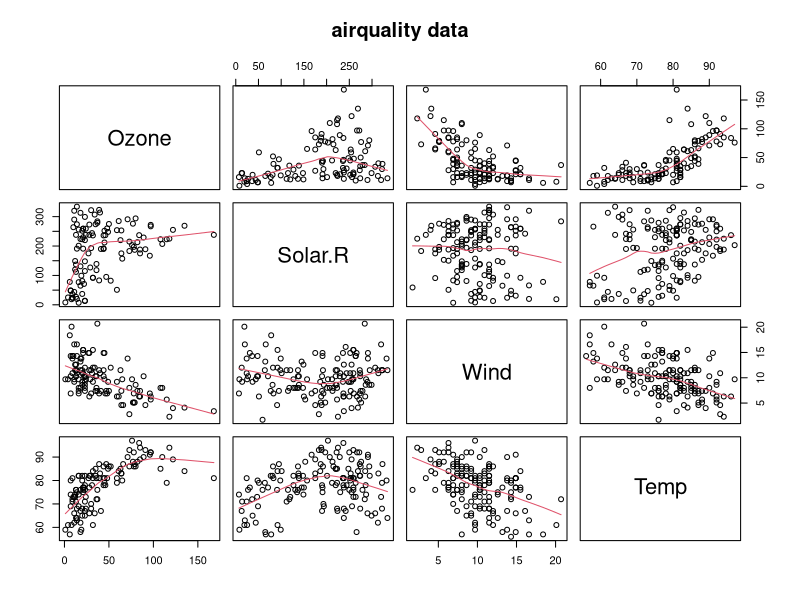
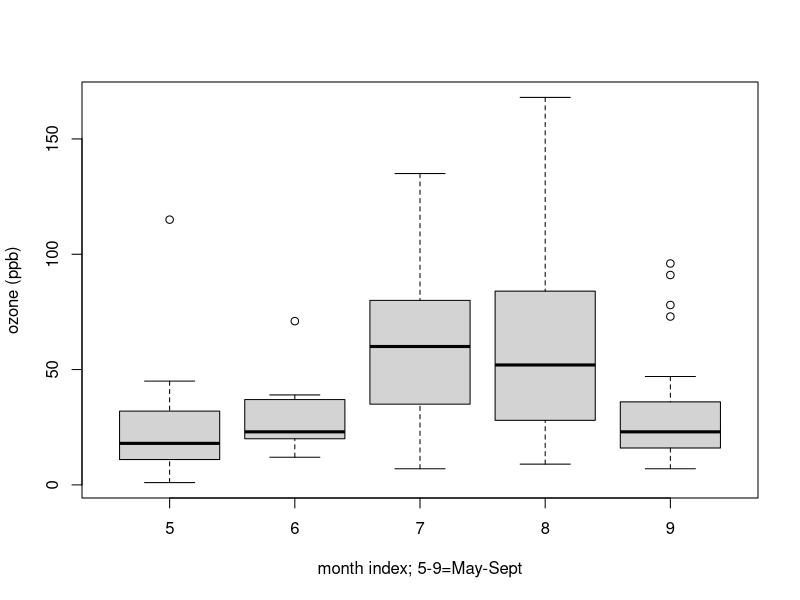
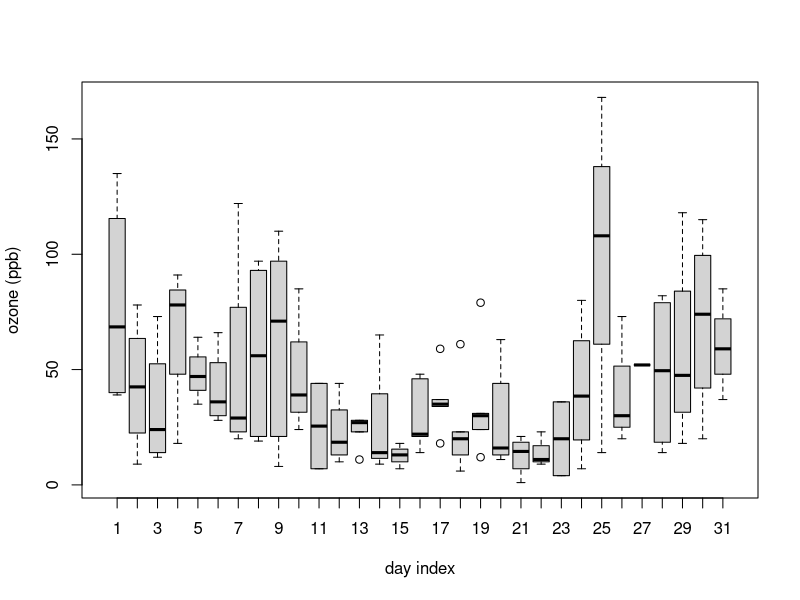
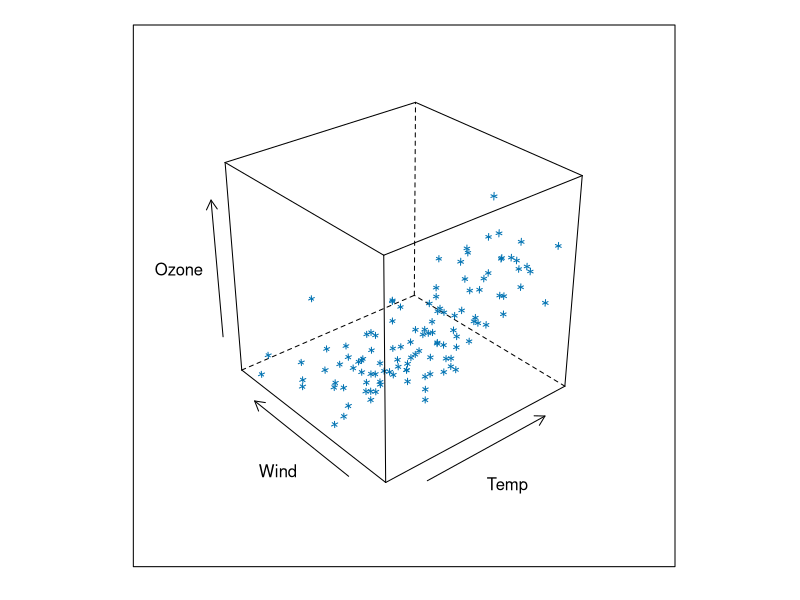
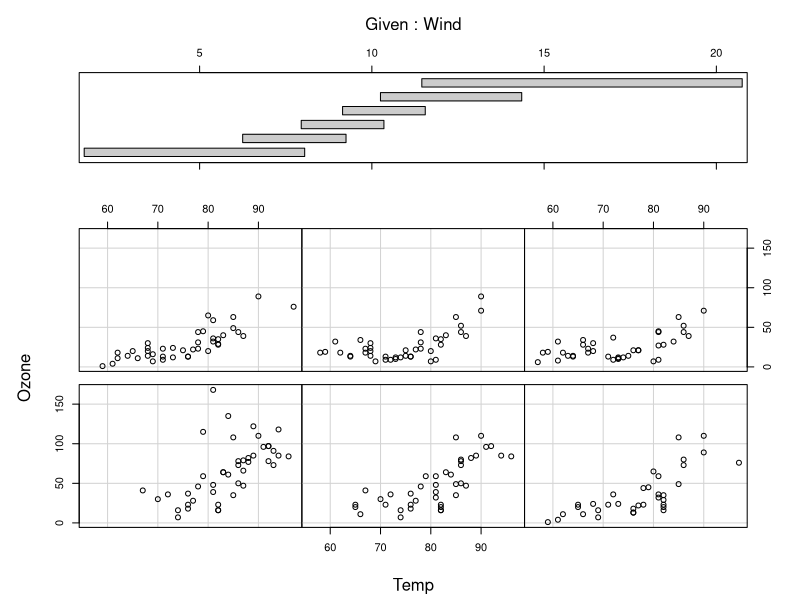

The R source for these figures, in order:
#
# Written by:
# -- 
# John L. Weatherwax                2009-04-21
# 
# email: wax@alum.mit.edu
# 
# Please send comments and especially bug reports to the
# above email address.
# 
#-----

library(graphics)

data(airquality)
attach(airquality)

# Part (1):
# 
# Drop "Month" and "Day" :
#
#postscript("../../WriteUp/Graphics/Chapter1/prob_1_pairs_plot.eps", onefile=FALSE, horizontal=FALSE)
pairs(airquality[,1:4], panel = panel.smooth, main = "airquality data")
#dev.off()

# Part (3):
# 
#postscript("../../WriteUp/Graphics/Chapter1/prob_1_boxplot_by_month.eps", onefile=FALSE, horizontal=FALSE)
boxplot( Ozone ~ Month, data=airquality, xlab="month index; 5-9=May-Sept", ylab="ozone (ppb)" )
#dev.off()

#postscript("../../WriteUp/Graphics/Chapter1/prob_1_boxplot_by_day.eps", onefile=FALSE, horizontal=FALSE)
boxplot( Ozone ~ Day, data=airquality, xlab="day index", ylab="ozone (ppb)" )
#dev.off()

# Part (5):
# 
library(lattice)

#postscript("../../WriteUp/Graphics/Chapter1/prob_1_cloud_plot.eps", onefile=FALSE, horizontal=FALSE)
cloud( Ozone ~ Temp + Wind, data=airquality )
#dev.off()

# Part (6):
#
#postscript("../../WriteUp/Graphics/Chapter1/prob_1_coplot.eps", onefile=FALSE, horizontal=FALSE)
coplot( Ozone ~ Temp | Wind, data=airquality )
#dev.off()
